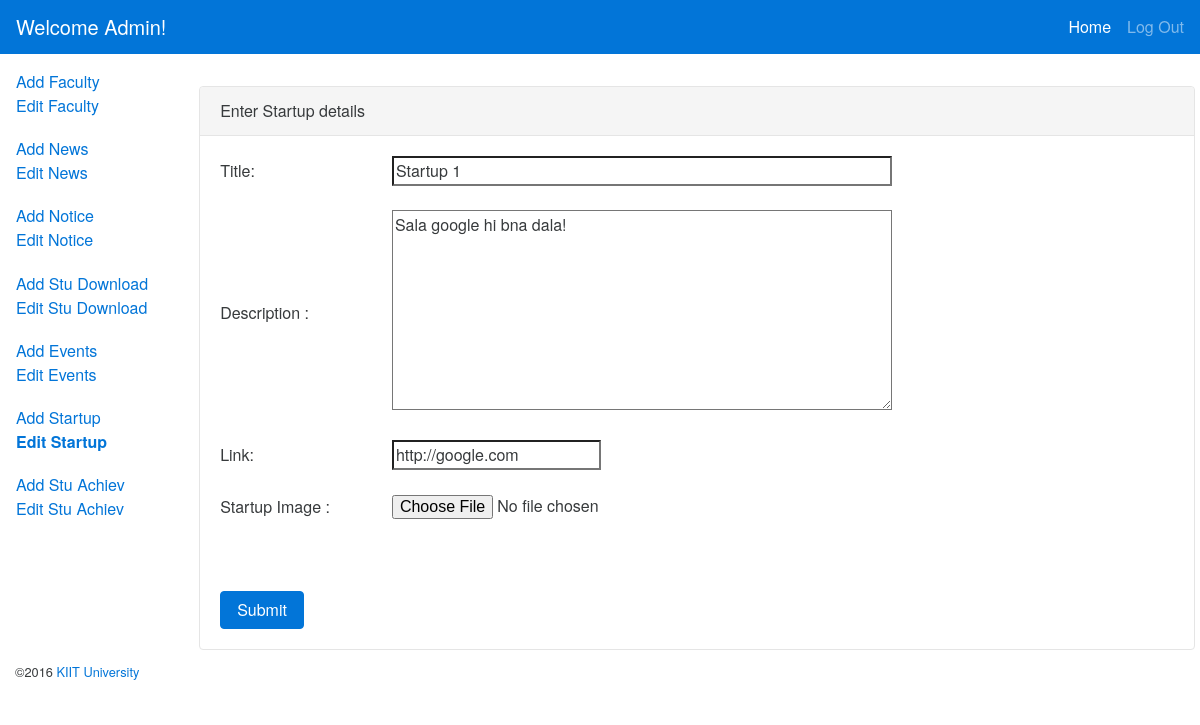
Page /admin_panel/startup_edit.php?id=38 (signed in) on the committed database.
### tables this page shows
CREATE TABLE IF NOT EXISTS `startup` (
  `id` int(5) NOT NULL AUTO_INCREMENT,
  `Title` varchar(1000) NOT NULL,
  `Description` text NOT NULL,
  `Link` varchar(500) NOT NULL,
  `Image` varchar(1000) NOT NULL,
  `Date` varchar(100) NOT NULL,
  `Visibility` tinyint(1) NOT NULL,
  PRIMARY KEY (`id`),
  UNIQUE KEY `id` (`id`)
);

### admin_panel/startup_edit.php (the view, shortened to what this page needs)
<?php
include('php/intialize.php');
$query = $con->prepare("SELECT * FROM `startup` WHERE id='".$_GET['id']."'");
             $query->execute();
             $row = $query->fetch();
?>
<!DOCTYPE html>
<html><head><meta http-equiv="Content-Type" content="text/html; charset=UTF-8">
  <link rel="stylesheet" href="css/style.css">
  <link rel="stylesheet" href="css/bootstrap.min.css">
  <link href="css/font-awesome.min.css" rel="stylesheet">
</head>
<body>
<?php
if (isset($_SESSION['Username']) && $_SESSION['Password'] == true) {
  ?>
  <nav class="navbar navbar-fixed-top navbar-dark bg-primary">
    <a class="navbar-brand">Welcome Admin!</a>
    <div class="collapse navbar-toggleable-xs" id="collapsingNavbar">
         <ul class="nav navbar-nav pull-right">
            <li class="nav-item active">
                <a class="nav-link" href="index.php">Home <span class="sr-only">Home</span></a>
            </li>
            <li class="nav-item">
                <a class="nav-link" href="" data-target="#myModal" data-toggle="modal">Log Out</a>
            </li>
        </ul>
    </div>
</nav>
<div class="container-fluid" id="main">
    <div class="row row-offcanvas row-offcanvas-left">
        <div class="col-md-3 col-lg-2 sidebar-offcanvas" id="sidebar" role="navigation">
             <ul class="nav nav-pills nav-stacked">
                <li class="nav-item"><div class="nav-link">
                <a href="faculty_add.php">Add Faculty</a> </br>
                <a href="faculty_view.php">Edit Faculty</a>
                </div>
                </li>
                <li class="nav-item"><div class="nav-link">
                <a href="news_add.php">Add News</a> </br>
                <a href="news_view.php">Edit News</a>
                </div>
                </li>
                <li class="nav-item"><div class="nav-link">
                <a href="notice_add.php">Add Notice</a> </br>
                <a href="notice_view.php">Edit Notice</a>
                </div>
                </li>
                <li class="nav-item"><div class="nav-link">
                <a href="stu_res_add.php">Add Stu Download</a> </br>
                <a href="stu_res_view.php">Edit Stu Download</a>
                </div>
                </li>
                <li class="nav-item"><div class="nav-link">
                <a href="event_add.php">Add Events</a> </br>
                <a href="event_view.php">Edit Events</a>
                </div>
                </li>
                <li class="nav-item"><div class="nav-link">
                <a href="startup_add.php">Add Startup</a> </br>
                <a href="startup_view.php"><strong>Edit Startup</strong></a>
                </div>
                </li>
                <li class="nav-item"><div class="nav-link">
                <a href="stu_add.php">Add Stu Achiev</a> </br>
                <a href="stu_view.php">Edit Stu Achiev</a>
                </div>
                </li>
            </ul>
        </div>
        <div class="col-md-9 col-lg-10 main">
               </div>
               <div id="newfac" class="card">
                        <div class="card-header">
                            Enter Startup details
                        </div>
                        <div class="card-block">
                        <form id="update_workshop" action="javascript:return false" method="POST">
                            <table style="width:100%">
  <tr>
    <td>Title:</td>
    <td><input name="Title" required id="Title" style="width:500px;" value="<?php echo $row['Title']; ?>"></input>
    </td>
  </tr>
  <tr>
    <td>&nbsp;</td>
  </tr>
  <tr>
    <td>Description :</td>
    <td><textarea name="Description" required id="Description" style="width:500px; height:200px;"><?php echo $row['Description']; ?></textarea></td>
  </tr>
  <tr>
    <td>&nbsp;</td>
  </tr>
  <tr>
    <td>Link:</td>
    <td><input name="Link" id="Link" value="<?php echo $row['Link']; ?>"></input></td>
  </tr>
  <tr>
    <td>&nbsp;</td>
  </tr>
  <tr>
    <td>Startup Image :</td>
    <td><input type="file" name="Input" id="Input" accept="image/gif, image/jpeg, image/png" onchange="readURL(this);"></input></td>
    </tr>
    <tr>
    <td>&nbsp;</td>
  </tr>
    <tr>
    <td>
    &nbsp;</td>
    <td>
    </td>
    </tr>
  <tr>
    <td>&nbsp;</td>
  </tr>
</table>
<input class="btn btn-primary" type="submit" name="submit" id="submit"></input>&nbsp;<div id="loading" style="display:none;"><img src="../images/loading.gif"></div>
</form>
                        </div>
                    </div>
</div></div>
<footer class="container-fluid">
    <p class="text-right small">©2016 <a href="http://kiit.ac.in">KIIT University</a></p>
</footer>
 <?php }
 else{ ?>
 <center><h3>You are Not Logged in click <a href="login.php?r=<?php echo $_SERVER['REQUEST_URI'];?>">here</a> to login.</h3></center>
 <?php } ?>
</body></html>

### admin_panel/css/style.css (style rules this page uses)
body { padding-top:62px; }
body, html { height:100%; }
.container-fluid >.row { margin-left: -15px; margin-right: -10px; }
#sidebar { padding-left:0; }
.card { overflow:hidden; }

### rows in the picture
startup: Title "Startup 1", Description "Sala google hi bna dala!", Link "http://google.com"
